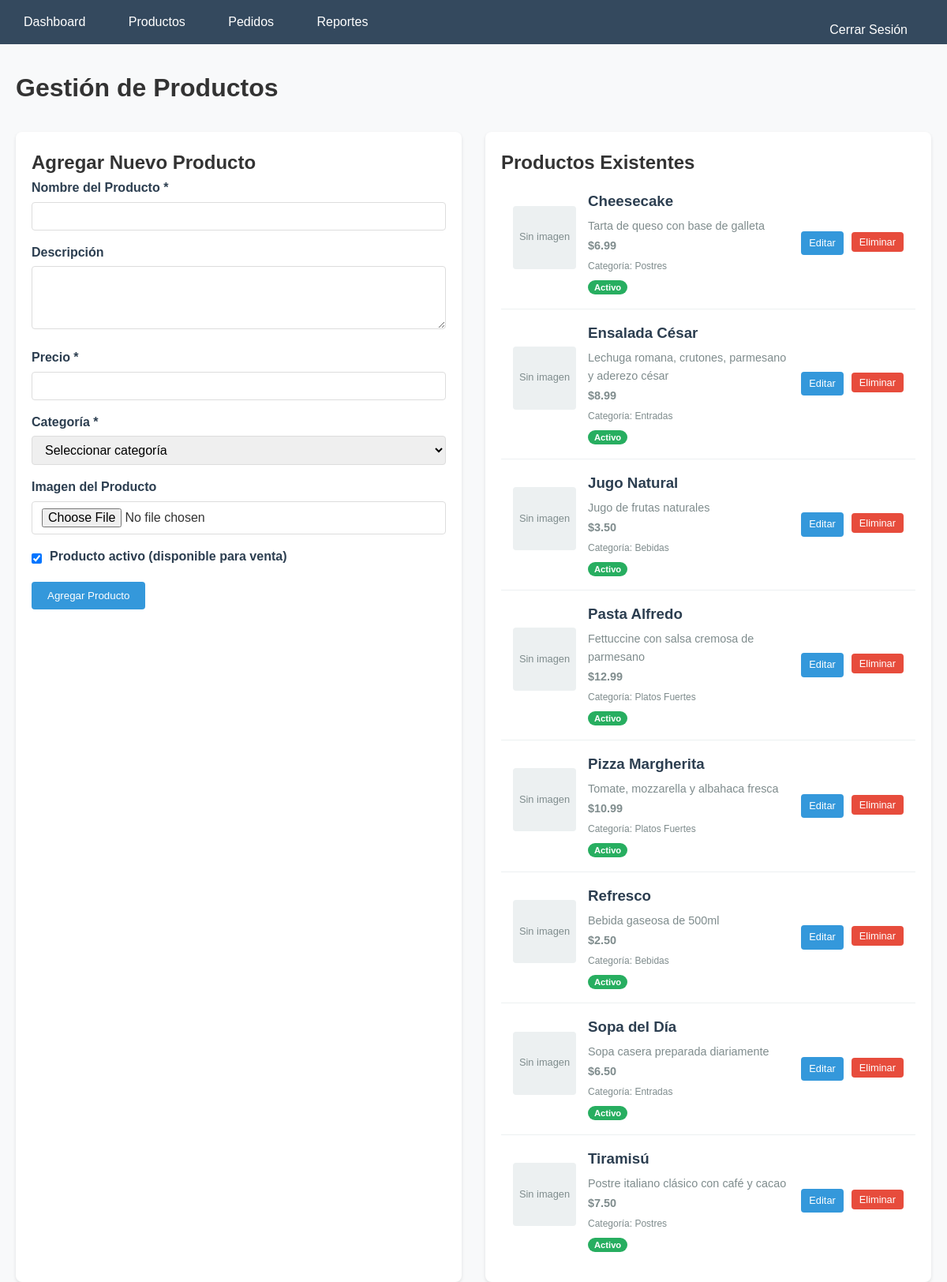
Screenshot of /admin/productos.php (signed in) with the database file from the repository.
### tables this page shows
CREATE TABLE productos (
    id INT AUTO_INCREMENT PRIMARY KEY,
    nombre VARCHAR(100) NOT NULL,
    descripcion TEXT,
    precio DECIMAL(10,2) NOT NULL,
    imagen VARCHAR(255),
    categoria_id INT,
    activo BOOLEAN DEFAULT TRUE,
    FOREIGN KEY (categoria_id) REFERENCES categorias(id)
);

CREATE TABLE categorias (
    id INT AUTO_INCREMENT PRIMARY KEY,
    nombre VARCHAR(100) NOT NULL,
    descripcion TEXT,
    activo BOOLEAN DEFAULT TRUE
);

### admin/productos.php (the view, shortened to what this page needs)
<?php
include '../includes/config.php';
$sql_productos = "SELECT p.*, c.nombre as categoria_nombre
                 FROM productos p
                 LEFT JOIN categorias c ON p.categoria_id = c.id
                 ORDER BY p.nombre";
$result_productos = $conn->query($sql_productos);
$productos = [];
while ($row = $result_productos->fetch_assoc()) {
    $productos[] = $row;
}
$producto_editar = null;
?>
<!DOCTYPE html>
<html lang="es">
<head>
    <link rel="stylesheet" href="../css/estilo.css">
</head>
<body>
    <div class="admin-nav">
        <a href="index.php">Dashboard</a>
        <a href="productos.php">Productos</a>
        <a href="pedidos.php">Pedidos</a>
        <a href="reportes.php">Reportes</a>
        <a href="logout.php" style="float: right;">Cerrar Sesión</a>
    </div>
    <main class="container">
        <h1>Gestión de Productos</h1>
        <div class="admin-content">
            <div class="form-section">
                <h2><?php echo $producto_editar ? 'Editar Producto' : 'Agregar Nuevo Producto'; ?></h2>
                <form method="POST" enctype="multipart/form-data">
                    <div class="form-group">
                        <label for="nombre">Nombre del Producto *</label>
                        <input type="text" id="nombre" name="nombre" required
                               value="<?php echo $producto_editar ? htmlspecialchars($producto_editar['nombre']) : ''; ?>">
                    </div>
                    <div class="form-group">
                        <label for="descripcion">Descripción</label>
                        <textarea id="descripcion" name="descripcion"><?php echo $producto_editar ? htmlspecialchars($producto_editar['descripcion']) : ''; ?></textarea>
                    </div>
                    <div class="form-group">
                        <label for="precio">Precio *</label>
                        <input type="number" id="precio" name="precio" step="0.01" min="0" required
                               value="<?php echo $producto_editar ? $producto_editar['precio'] : ''; ?>">
                    </div>
                    <div class="form-group">
                        <label for="categoria_id">Categoría *</label>
                        <select id="categoria_id" name="categoria_id" required>
                            <option value="">Seleccionar categoría</option>
                        </select>
                    </div>
                    <div class="form-group">
                        <label for="imagen">Imagen del Producto</label>
                        <input type="file" id="imagen" name="imagen" accept="image/*">
                    </div>
                    <div class="form-group">
                        <div class="checkbox-group">
                            <input type="checkbox" id="activo" name="activo" value="1"
                                <?php echo ($producto_editar && $producto_editar['activo']) || !$producto_editar ? 'checked' : ''; ?>>
                            <label for="activo">Producto activo (disponible para venta)</label>
                        </div>
                    </div>
                    <div class="form-actions">
                        <?php if ($producto_editar): ?>
                            <button type="submit" name="editar_producto" class="btn">Actualizar Producto</button>
                            <a href="productos.php" class="btn" style="background: #7f8c8d;">Cancelar</a>
                        <?php else: ?>
                            <button type="submit" name="agregar_producto" class="btn">Agregar Producto</button>
                        <?php endif; ?>
                    </div>
                </form>
            </div>
            <div class="list-section">
                <h2>Productos Existentes</h2>
                <?php if (empty($productos)): ?>
                    <p>No hay productos registrados.</p>
                <?php else: ?>
                    <div class="productos-lista">
                        <?php foreach ($productos as $producto): ?>
                            <div class="producto-item">
                                <div class="producto-imagen">
                                    <?php if ($producto['imagen']): ?>
                                        <img src="../<?php echo htmlspecialchars($producto['imagen']); ?>"
                                             alt="<?php echo htmlspecialchars($producto['nombre']); ?>">
                                    <?php else: ?>
                                        <div style="color: #7f8c8d; font-size: 0.8em;">Sin imagen</div>
                                    <?php endif; ?>
                                </div>
                                <div class="producto-info">
                                    <h3><?php echo htmlspecialchars($producto['nombre']); ?></h3>
                                    <p><?php echo htmlspecialchars($producto['descripcion']); ?></p>
                                    <p class="producto-precio">$<?php echo number_format($producto['precio'], 2); ?></p>
                                    <p><small>Categoría: <?php echo htmlspecialchars($producto['categoria_nombre']); ?></small></p>
                                    <span class="estado-badge <?php echo $producto['activo'] ? 'estado-activo' : 'estado-inactivo'; ?>">
                                        <?php echo $producto['activo'] ? 'Activo' : 'Inactivo'; ?>
                                    </span>
                                </div>
                                <div class="producto-acciones">
                                    <a href="productos.php?editar=<?php echo $producto['id']; ?>" class="btn-editar">Editar</a>
                                    <form method="POST" style="display: inline;" onsubmit="return confirm('¿Está seguro de eliminar este producto?');">
                                        <button type="submit" name="eliminar_producto" class="btn-eliminar">Eliminar</button>
                                    </form>
                                </div>
                            </div>
                        <?php endforeach; ?>
                    </div>
                <?php endif; ?>
            </div>
        </div>
    </main>
</body>
</html>

### css/estilo.css (style rules this page uses)
* { margin: 0; padding: 0; box-sizing: border-box; }
body { font-family: 'Arial', sans-serif; line-height: 1.6; color: #333; background-color: #f8f9fa; }
.container { max-width: 1200px; margin: 0 auto; padding: 0 20px; }
.btn { display: inline-block; background: #3498db; color: white; padding: 10px 20px; text-decoration: none; border-radius: 4px; border: none; cursor: pointer; transition: background 0.3s; }
.producto-imagen { height: 200px; background: #ecf0f1; border-radius: 4px; margin-bottom: 15px; display: flex; align-items: center; justify-content: center; overflow: hidden; }
.btn-eliminar { color: #e74c3c; text-decoration: none; }
.form-group { margin-bottom: 20px; }
.form-group label { display: block; margin-bottom: 5px; font-weight: bold; }
.form-group input, .form-group textarea, .form-group select { width: 100%; padding: 10px; border: 1px solid #ddd; border-radius: 4px; font-size: 1rem; }
.form-group textarea { height: 100px; resize: vertical; }

### admin/productos.php (style rules this page uses)
.admin-nav { background: #34495e; padding: 15px; margin-bottom: 30px; }
.admin-nav a { color: white; text-decoration: none; margin-right: 20px; padding: 10px 15px; border-radius: 4px; transition: background 0.3s; }
.admin-content { display: grid; grid-template-columns: 1fr 1fr; gap: 30px; margin-top: 30px; }
.form-section, .list-section { background: white; padding: 20px; border-radius: 8px; box-shadow: 0 2px 4px rgba(0,0,0,0.1); }
.producto-item { display: grid; grid-template-columns: 80px 1fr auto; gap: 15px; padding: 15px; border-bottom: 1px solid #ecf0f1; align-items: center; }
.producto-item:last-child { border-bottom: none; }
.producto-imagen { width: 80px; height: 80px; background: #ecf0f1; border-radius: 4px; overflow: hidden; display: flex; align-items: center; justify-content: center; }
.producto-info h3 { margin: 0 0 5px 0; color: #2c3e50; }
.producto-info p { margin: 2px 0; color: #7f8c8d; font-size: 0.9em; }
.producto-precio { font-weight: bold; color: #27ae60; }
.producto-acciones { display: flex; gap: 10px; }
.btn-editar { background: #3498db; color: white; padding: 5px 10px; text-decoration: none; border-radius: 4px; font-size: 0.8em; }
.btn-eliminar { background: #e74c3c; color: white; border: none; padding: 5px 10px; border-radius: 4px; cursor: pointer; font-size: 0.8em; }
.estado-badge { padding: 3px 8px; border-radius: 12px; font-size: 0.7em; font-weight: bold; }
.estado-activo { background: #27ae60; color: white; }
.form-group { margin-bottom: 15px; }
.form-group label { display: block; margin-bottom: 5px; font-weight: bold; color: #2c3e50; }
.form-group input, .form-group textarea, .form-group select { width: 100%; padding: 8px 12px; border: 1px solid #ddd; border-radius: 4px; font-size: 1em; }
.form-group textarea { height: 80px; resize: vertical; }
.checkbox-group { display: flex; align-items: center; gap: 10px; }
.checkbox-group input { width: auto; }

### rows the page displays
productos: shows "Sin imagen", nombre "Cheesecake", descripcion "Tarta de queso con base de galleta", precio "6.99", categoria.nombre "Postres", activo "Activo"
productos: shows "Sin imagen", nombre "Ensalada César", descripcion "Lechuga romana, crutones, parmesano y aderezo césar", precio "8.99", categoria.nombre "Entradas", activo "Activo"
productos: shows "Sin imagen", nombre "Jugo Natural", descripcion "Jugo de frutas naturales", precio "3.50", categoria.nombre "Bebidas", activo "Activo"
productos: shows "Sin imagen", nombre "Pasta Alfredo", descripcion "Fettuccine con salsa cremosa de parmesano", precio "12.99", categoria.nombre "Platos Fuertes", activo "Activo"
productos: shows "Sin imagen", nombre "Pizza Margherita", descripcion "Tomate, mozzarella y albahaca fresca", precio "10.99", categoria.nombre "Platos Fuertes", activo "Activo"
productos: shows "Sin imagen", nombre "Refresco", descripcion "Bebida gaseosa de 500ml", precio "2.50", categoria.nombre "Bebidas", activo "Activo"
productos: shows "Sin imagen", nombre "Sopa del Día", descripcion "Sopa casera preparada diariamente", precio "6.50", categoria.nombre "Entradas", activo "Activo"
productos: shows "Sin imagen", nombre "Tiramisú", descripcion "Postre italiano clásico con café y cacao", precio "7.50", categoria.nombre "Postres", activo "Activo"
